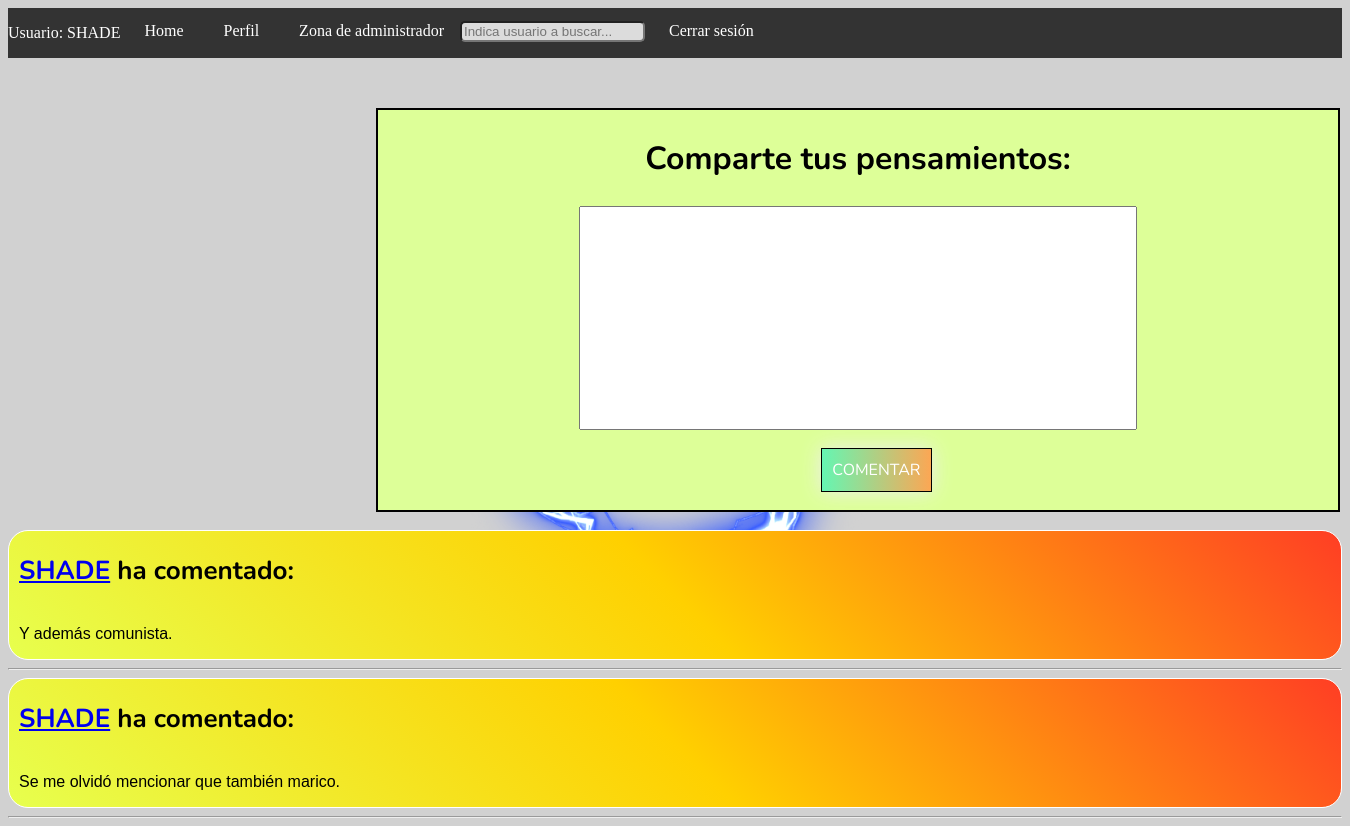
Page /PHP/escribir_mostrar_comentarios.php?id_post=2 (signed in) on the committed database.
### tables this page shows
CREATE TABLE COMENTARIO (
    ID_COMENTARIO INT AUTO_INCREMENT PRIMARY KEY,  
    ID_COMENTARIO_POST INT,  
    FOREIGN KEY (ID_COMENTARIO_POST) REFERENCES POST_USUARIO(ID_POST),
    ID_COMENTARIO_USUARIO INT,  
    FOREIGN KEY (ID_COMENTARIO_USUARIO) REFERENCES USUARIO(ID_USUARIO),
    TEXTO_COMENTARIO VARCHAR(300)  
);

CREATE TABLE USUARIO (
    ID_USUARIO INT AUTO_INCREMENT PRIMARY KEY,
    NOMBRE_USUARIO VARCHAR(30) NOT NULL UNIQUE,
    CORREO_USUARIO VARCHAR(30) NOT NULL UNIQUE,
    CONTRASENA_USUARIO VARCHAR(100) NOT NULL,
    USUARIO_ADMIN BOOLEAN NOT NULL
);

### PHP/escribir_mostrar_comentarios.php (the view, shortened to what this page needs)
<!DOCTYPE html>
<html lang="en">
<head>
    <link rel="stylesheet" href="CSS/escribir_mostrar_comentarios_css.css">
</head>
<body>
    <?php
    require "cabecera.php";
    echo "<br>";
    if (isset($_SESSION['usuario'])) {
        $cadena_conexion = 'mysql:dbname=redsocial;host=127.0.0.1';
        $base = 'root';
        $clave = '';
        try {
            $bd = new PDO($cadena_conexion, $base, $clave);
            $id_post = $_GET['id_post'];
            echo "<div id='div_crear_comentario'>";
            echo '<h2 id="titulo_crear_comentario">Comparte tus pensamientos:</h2>';
            echo "<form action='procesar_comentario.php' method='post' enctype='multipart/form-data'>";
            echo "<input type='textarea' name='escribe_comentario' id='escribe_comentario'><br><br>";
            echo "<input type='submit' class='boton_comentario' id='boton_subir_comentario' value='Comentar'><br></form></div><br>";
            $seleccion_comentarios = $bd->prepare("SELECT * FROM COMENTARIO WHERE ID_COMENTARIO_POST = ?");
            $seleccion_comentarios->execute(array($id_post));
            foreach($seleccion_comentarios as $resultado) {
                $seleccion_usuario = $bd->prepare("SELECT NOMBRE_USUARIO FROM USUARIO WHERE ID_USUARIO = ?");
                $seleccion_usuario->execute(array($resultado["ID_COMENTARIO_USUARIO"]));
                $usuario = $seleccion_usuario->fetch(PDO::FETCH_ASSOC);
                echo "<div class='div_comentario'>";
                echo "<h2 class='titulo_comentario'><a href='perfil.php'>", $usuario['NOMBRE_USUARIO'], "</a> ha comentado:</h2>";
                echo "<p class='texto_comentario'>" . $resultado["TEXTO_COMENTARIO"] . "</p></div><hr>";
            }
        } catch (PDOException $e) {
            echo "Error: " . $e->getMessage();
        }
    }
    else {
        echo "<h1>Tienes que inicar sesión.</h1>";
    }
    ?>
</body>
</html>

### PHP/CSS/escribir_mostrar_comentarios_css.css (style rules this page uses)
body { background-color: rgb(209, 209, 209); }
#div_crear_comentario { margin-left: 23em; margin-top: 2em; text-align: center; border: 2px solid black; background-color: rgb(221, 255, 152); width: 60em; height: 25em; }
#titulo_crear_comentario { font-size: 2em; font-family: 'Nunito', sans-serif; }
#escribe_comentario { vertical-align: top; line-height: 1.5; width: 40em; height: 15em; padding: 10px; }
.boton_comentario { font-size: 1em; padding: 1em; }
#boton_subir_comentario { flex: 1 1 auto; margin-left: 2.3em; padding: 10px; text-align: center; text-transform: uppercase; transition: 0.5s; background-size: 200% auto; color: white; font-family: 'Nunito', sans-serif; box-shadow: 0 0 20px #eee; border: 1px solid black; background-image: linear-gradient(to right, #65f6b2 0%, #ffa552 51%, #65f6b2 100%); }
.titulo_comentario { font-size: 26px; font-family: 'Nunito', sans-serif; margin-left: 10px; }
.texto_comentario { margin-left: 10px; margin-right: 5px; display: inline-block; font-family: Impact, Haettenschweiler, 'Arial Narrow Bold', sans-serif; font-family: sans-serif; margin-left: 10px; }
.div_comentario { border: 1px solid rgb(255, 255, 255); border-radius: 20px; background-image: linear-gradient(45deg, rgb(231, 255, 78), rgb(255, 208, 0), rgb(255, 62, 36)); }

### PHP/CSS/cabecera_css.css (style rules this page uses)
body { background-image: url("logo.jpg"); background-repeat: no-repeat; background-position: center; background-attachment: fixed; }

### rows in the picture
comentario: ID_COMENTARIO_USUARIO.NOMBRE_USUARIO "SHADE", TEXTO_COMENTARIO "Y además comunista."
comentario: ID_COMENTARIO_USUARIO.NOMBRE_USUARIO "SHADE", TEXTO_COMENTARIO "Se me olvidó mencionar que también marico."

### other values in the picture
$_SESSION['usuario']['nombre_usuario'] "SHADE"
